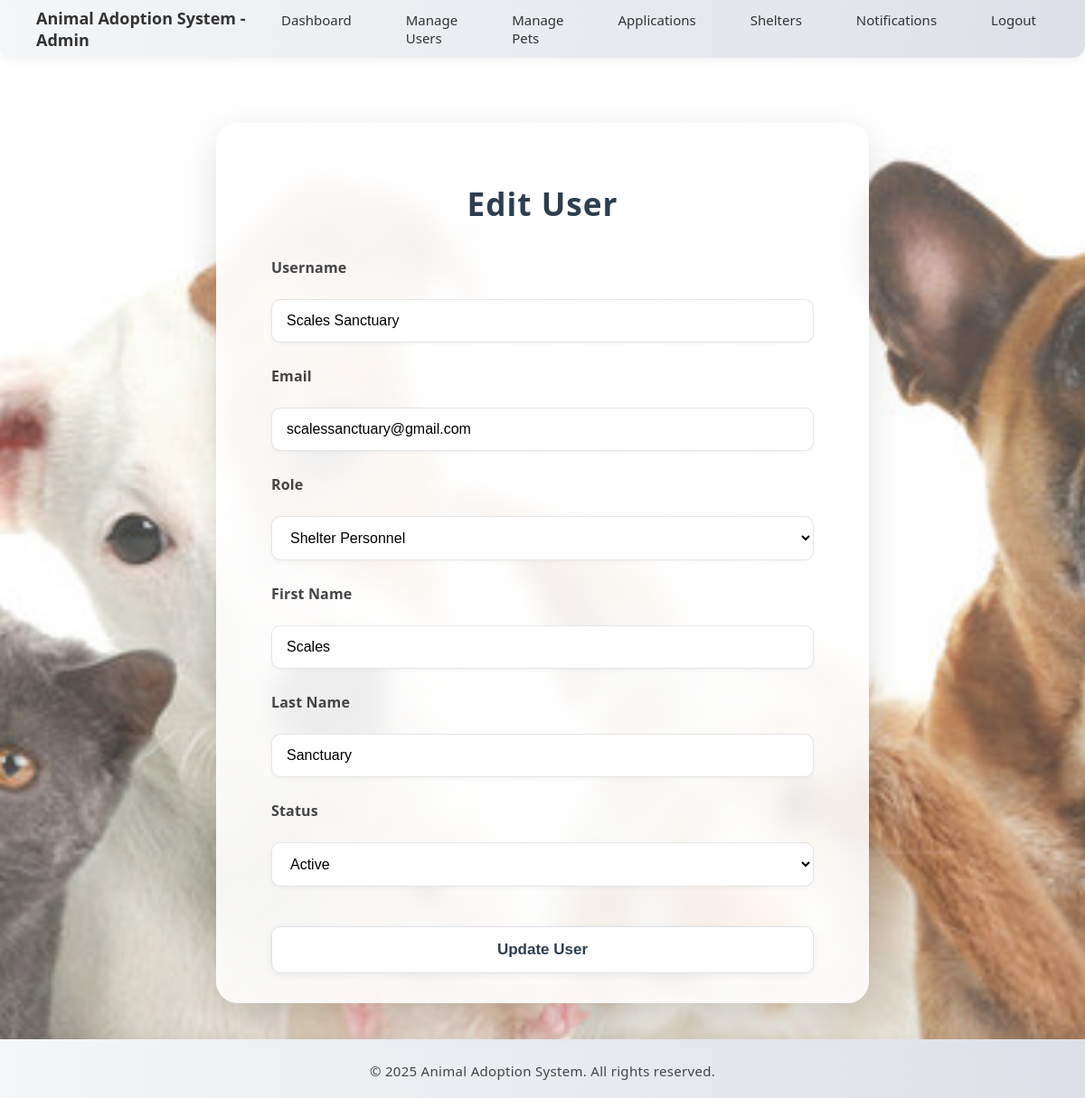
Screenshot of /admin/edit_user.php?id=15 (signed in) with the database file from the repository.
### tables this page shows
CREATE TABLE `users` (
  `id` int(11) NOT NULL,
  `username` varchar(100) NOT NULL,
  `email` varchar(255) NOT NULL,
  `password` varchar(255) NOT NULL,
  `first_name` varchar(100) DEFAULT NULL,
  `last_name` varchar(100) DEFAULT NULL,
  `phone_number` varchar(12) DEFAULT NULL,
  `role` enum('adopter','shelter','admin') NOT NULL,
  `created_at` timestamp NOT NULL DEFAULT current_timestamp(),
  `phone` varchar(20) DEFAULT NULL,
  `status` varchar(50) NOT NULL DEFAULT 'active'
);

### admin/edit_user.php (the view, shortened to what this page needs)
<?php
include('../db_connection.php');
$user_id = intval($_GET['id']);
$stmt = $conn->prepare("SELECT * FROM users WHERE id = ?");
$stmt->bind_param("i", $user_id);
$stmt->execute();
$result = $stmt->get_result();
$user = $result->fetch_assoc();
?>
<!DOCTYPE html>
<html>
<head>
    <link rel="stylesheet" href="../css/common.css">
</head>
<body>
<?php include('../includes/navbar_admin.php'); ?>
<div class="page-wrapper">
    <div class="content-container">
        <h1>Edit User</h1>
        <form method="POST">
            <label for="username">Username</label>
            <input type="text" name="username" required value="<?= htmlspecialchars($user['username']) ?>">
            <label for="email">Email</label>
            <input type="email" name="email" required value="<?= htmlspecialchars($user['email']) ?>">
            <label for="role">Role</label>
            <select name="role" required>
                <option value="shelter" <?= $user['role'] === 'shelter' ? 'selected' : '' ?>>Shelter Personnel</option>
            </select>
            <label for="first_name">First Name</label>
            <input type="text" name="first_name" required value="<?= htmlspecialchars($user['first_name']) ?>">
            <label for="last_name">Last Name</label>
            <input type="text" name="last_name" required value="<?= htmlspecialchars($user['last_name']) ?>">
            <label for="status">Status</label>
            <select name="status" required>
                <option value="active" <?= $user['status'] === 'active' ? 'selected' : '' ?>>Active</option>
            </select>
            <button type="submit">Update User</button>
        </form>
    </div>
</div>
<?php include('../includes/footer.php'); ?>
</body>
</html>

### css/common.css (style rules this page uses)
html, body { height: 100%; margin: 0; display: flex; flex-direction: column; }
.page-wrapper { flex: 1; display: flex; flex-direction: column; }

### admin/edit_user.php (style rules this page uses)
body { margin: 0; font-family: 'Segoe UI', Arial, sans-serif; background: linear-gradient(rgba(255,255,255,0.2), rgba(255,255,255,0.2)), url('../images/PetsBackground2.jpg') no-repeat center center fixed; background-size: cover; color: #333; }
.page-wrapper { padding: 40px 20px; max-width: 1200px; margin: 0 auto; }
.content-container { background: linear-gradient(145deg, rgba(255, 255, 255, 0.95), rgba(255, 255, 255, 0.85)); backdrop-filter: blur(12px); -webkit-backdrop-filter: blur(12px); border-radius: 24px; padding: 40px 60px 32px 60px; box-shadow: 0 12px 40px rgba(0, 0, 0, 0.12); border: 1.5px solid rgba(255, 255, 255, 0.4); margin-top: 32px; min-width: 600px; max-width: 700px; margin-left: auto; margin-right: auto; }
h1 { text-align: center; font-weight: 700; margin-bottom: 36px; color: #2c3e50; font-size: 2.2em; letter-spacing: 1px; }
form { display: flex; flex-direction: column; gap: 18px; }
form label { font-weight: 600; color: #444; margin-bottom: 6px; letter-spacing: 0.01em; }
form input, form select { width: 100%; box-sizing: border-box; padding: 14px 16px; border: 1.5px solid rgba(0, 0, 0, 0.1); border-radius: 10px; font-size: 16px; background: white; box-shadow: 0 2px 5px rgba(0, 0, 0, 0.04); transition: border 0.2s, box-shadow 0.2s, background 0.2s; margin-bottom: 0px; }
form input:not([type='submit']), form select { margin-bottom: 8px; }
button { width: 100%; margin-top: 18px; padding: 15px; background: #fff; color: #2c3e50; font-size: 17px; border: 1.5px solid #dde1e7; border-radius: 10px; font-weight: 600; cursor: pointer; transition: all 0.3s cubic-bezier(.4,2,.6,1); box-shadow: 0 2px 8px rgba(0,0,0,0.06); }

### rows the page displays
users: username "Scales Sanctuary", email "scalessanctuary@gmail.com", role "Shelter Personnel", first_name "Scales", last_name "Sanctuary", status "Active"
